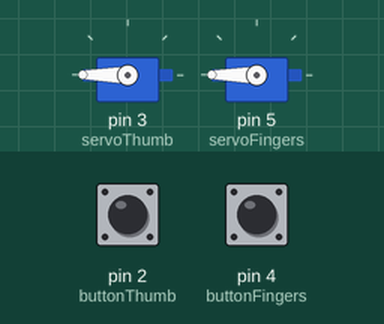
Simulated run of this sketch. Board: Arduino Uno, built with avr-gcc and run on an emulated ATmega328P. On the bench: 2 × servo. The inputs (shaded band) are chosen by the test bench; at power-on: pin 2 (buttonThumb) HIGH, pin 4 (buttonFingers) HIGH.

Above: at 1.2 s.
1.3 s: pin 2 (buttonThumb) pulled LOW for 0.15 s
At 1.37 s:
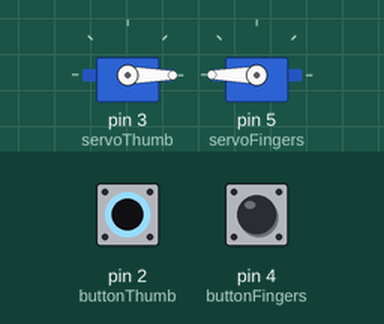
2.9 s: pin 4 (buttonFingers) pulled LOW for 0.15 s
At 2.97 s:
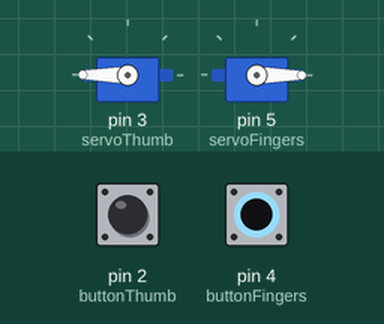
4.5 s: pin 4 (buttonFingers) pulled LOW for 3.2 s
At 8.9 s:
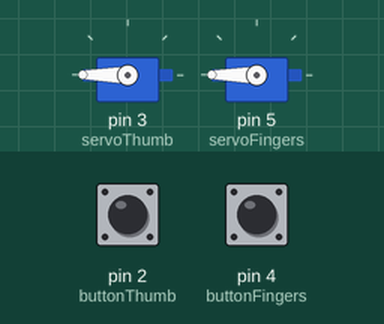
9.2 s: pin 2 (buttonThumb) pulled LOW for 3.2 s
At 10.2 s:
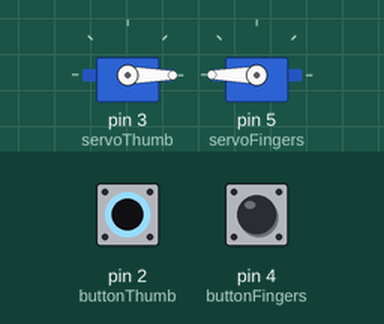
13.9 s: pin 2 (buttonThumb) driven LOW and pin 4 (buttonFingers) driven LOW
At 15.0 s:
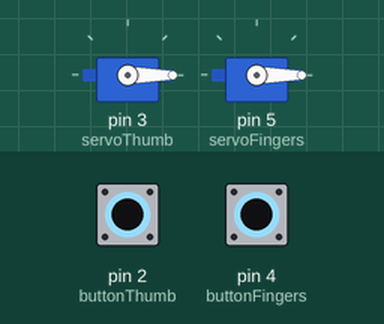
Timing chart, 0 to 16.4 s (numbered marks = the images above; inputs shaded):
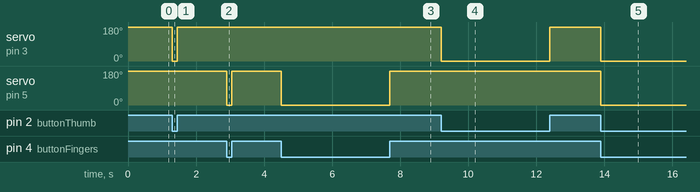

The sketch:

pros_hand_code.ino
```cpp
#include <Servo.h>;

//setting up button pins:
const int buttonThumb = 2;
const int buttonFingers = 4;

//setting up servo pins:
const int servoThumb = 3;
const int servoFingers = 5;

//init servos:
Servo thumbServo;
Servo fingersServo;

void setup() {
  //setting the buttons to input
  pinMode(buttonThumb, INPUT_PULLUP);
  pinMode(buttonFingers, INPUT_PULLUP);

  //attaching the servos to the pins
  thumbServo.attach(servoThumb);
  fingersServo.attach(servoFingers);
}

void loop() {
  //init all the button state variables:
  int buttonStateThumb;
  int buttonStateFingers;

  //reading the buttons' state at each pin:
  buttonStateThumb = digitalRead(buttonThumb);
  buttonStateFingers = digitalRead(buttonFingers);

  //YOU WILL NEED TO MODIFY THE CODE BASED ON YOUR SERVO ORIENTATION!!!

  //thumb pressed:
  if (buttonStateThumb == LOW){
    thumbServo.write(0);
  }

  if (buttonStateThumb == HIGH) {
    thumbServo.write(180);
  }

  //fingers button pressed:
  if (buttonStateFingers == LOW){
    fingersServo.write(0);
  }

  if (buttonStateFingers == HIGH) {
    fingersServo.write(180);
  }

}
```

Measured:
- after the input at 1.3 s, servo on pin 3 (servoThumb): 180° → 0° at once, → 180° 0.15 s later
- after the input at 2.9 s, servo on pin 5 (servoFingers): 180° → 0° at once, → 180° 0.15 s later
- after the input at 4.5 s, servo on pin 5 (servoFingers): 180° → 0° at once, → 180° 3.2 s later
- after the input at 9.2 s, servo on pin 3 (servoThumb): 180° → 0° at once, → 180° 3.2 s later
- after the input at 13.9 s, servo on pin 3 (servoThumb), servo on pin 5 (servoFingers): 180° → 0° at once
